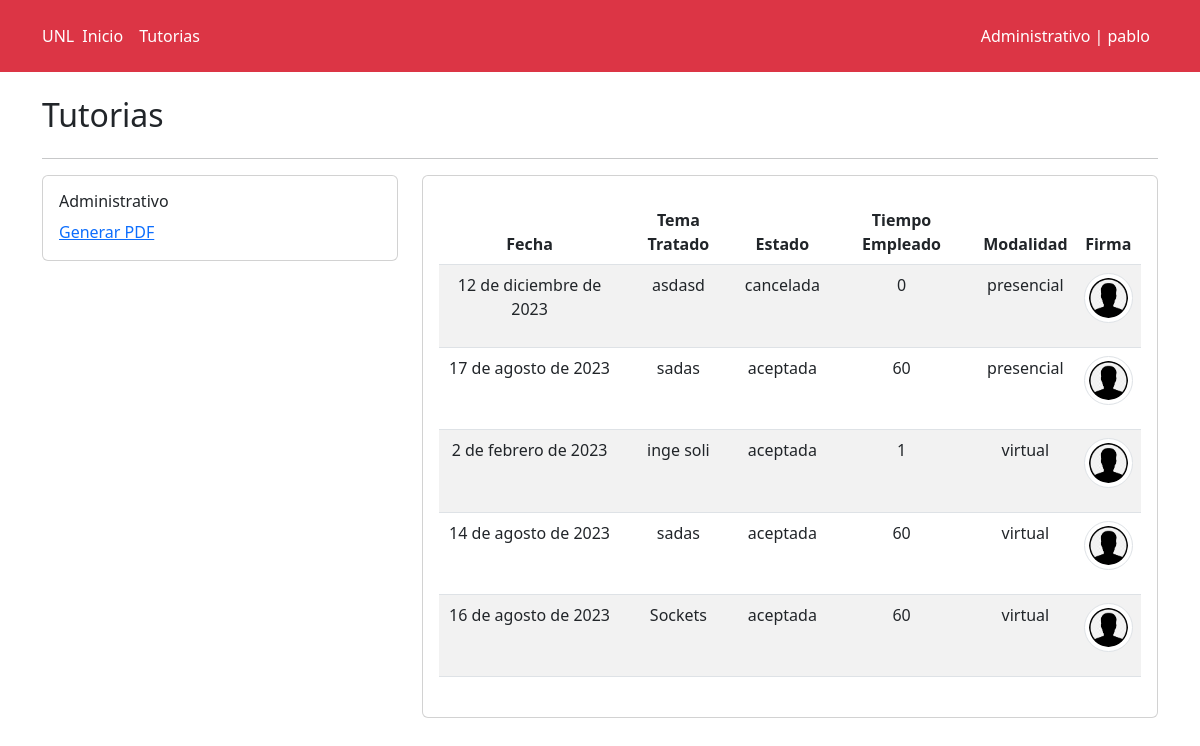
Before: /tutorias/ (signed in) with the older database file.
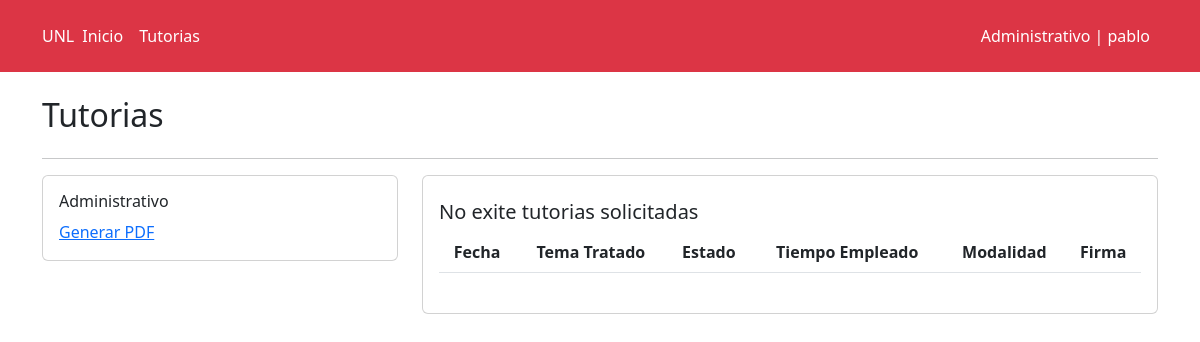
After: the same page with the newer database file.
### core/models.py (models this page shows, shortened)
class Tutoria(models.Model):
    date = models.DateField('Fecha Tutoria',blank=False,null=False)
    description = models.TextField(blank=True,null=True,verbose_name='Tema Tratado')
    teacher = models.ForeignKey(User, on_delete=models.CASCADE, limit_choices_to={'groups__name': 'profesores'}, verbose_name='Profesor')
    status = models.CharField(choices=[('pendiente', 'Pendiente'), ('aceptada', 'Aceptada'), ('rechazada', 'Rechazada')], max_length=10, default='pending')
    time_quantity = models.PositiveIntegerField(default=0,verbose_name='Tiempo Empleado')
    modalidad = models.CharField(max_length=10,verbose_name='Modalidad',choices=modalidad, default='P')
    firma = models.ImageField(default='default.png', upload_to='firmas/',verbose_name='Firma')
    class Meta:
        verbose_name = 'Tutoria'
        verbose_name_plural = 'Tutorias'

### core/views.py (the view)
# urls.py: path('tutorias/',login_required(TutoriasView.as_view()),name='tutorias'),
@add_group_name_to_context
class TutoriasView(TemplateView):
    template_name = 'tutorias.html'
    def get_context_data(self, **kwargs):
        context = super().get_context_data(**kwargs)
        tutorias = Tutoria.objects.all().order_by('-id')
        student = self.request.user if self.request.user.is_authenticated else None
        for item in tutorias:
            if student:
                registration = Registration.objects.filter(tuto=item,student=student).first()
                item.is_enrolled = registration is not None
            else:
                item.is_enrolled = False
            enrollment_count = Registration.objects.filter(tuto=item).count()
            item.enrollment_count = enrollment_count
        context['tutorias'] = tutorias
        return context

### core/views.py (called while the page is built)
def plural_to_singular(plural):
    plural_singular = {
        "estudiantes":"estudiante",
        "profesores":"profesor",
        "decanos":"decano",
        "administrativos":"administrativo",
    }
    return plural_singular.get(plural,"error")

### templates/tutorias.html (shortened to what this page needs)
{% extends "base.html" %}
{% block content %}
<div class="container my-4">
    <div class="row">
        <div class="col">
            <h2>Tutorias</h2>
        </div>
        <div class="col">
        </div>
    </div>
    <hr>
    <div class="row">
        <div class="col-sm-12 col-md-6 col-lg-4 col-xl-4">
            <div class="card ">
                <div class="card-body">
                    {% if group_name == 'estudiantes' %}
                    {% include 'profile/students.html' %}
                    {% elif group_name == 'profesores' %}
                    {% include 'profile/profesor.html' %}
                    {% elif group_name == 'decanos' %}
                    {% include 'profile/decano.html' %}
                    {% elif group_name == 'administrativos' %}
                    {% include 'profile/admin.html' %}
                    {% endif %}
                    <a href="{% url 'generate_pdf' %}" target="_blank">Generar PDF</a>
                </div>
            </div>
        </div>
        <div class="col-sm-12 col-md-6 col-lg-8 col-xl-8">
            <div class="card ">
                <div class="card-body">
                    <div class="table-responsive py-2">
                        <table class="table table-striped">
                            <thead>
                                <tr>
                                    <th class="text-center">Fecha</th>
                                    <th class="text-center">Tema Tratado</th>
                                    <th class="text-center">Estado</th>
                                    <th class="text-center">Tiempo Empleado</th>
                                    <th class="text-center">Modalidad</th>
                                    <th class="text-center">Firma</th>
                                </tr>
                            </thead>
                            <tbody>
                                {% for tutoria in tutorias %}
                                <tr>
                                    <td class="text-center">{{tutoria.date}}</td>
                                    <td class="text-center">{{tutoria.description}}</td>
                                    <td class="text-center">{{tutoria.status}}</td>
                                    <td class="text-center">{{tutoria.time_quantity}}</td>
                                    <td class="text-center">{{tutoria.modalidad}}</td>
                                    <td >
                                        <img class="img-thumbnail rounded-circle mb-3" src="{{ tutoria.firma.url }}"
                        alt="{{ tutoria.firma }}" style="width: 50px;">
                                    </td>
                                </tr>
                                {% empty %}
                                <h5>No exite tutorias solicitadas</h5>
                                {% endfor %}
                            </tbody>
                        </table>
                    </div>
                </div>
            </div>
        </div>
    </div>
</div>
{% endblock %}

### templates/base.html (shortened to what this page needs)
<!DOCTYPE html>
<html lang="en">
<head>
    <link href="https://cdn.jsdelivr.net/npm/bootstrap@5.3.0/dist/css/bootstrap.min.css" rel="stylesheet">
</head>
<body>
    {% include 'header.html' %}
    {% block content %}{% endblock %}
</body>
</html>

### templates/header.html (shortened to what this page needs)
{% if user.is_authenticated %}
    {% if group_name == 'estudiantes' %}
        <header class="p-3 text-bg-dark bg-primary">
    {% elif group_name == 'profesores' %}
        <header class="p-3 text-bg-dark bg-success">
    {% elif group_name == 'decanos' %}
        <header class="p-3 text-bg-dark bg-secondary">
    {% elif group_name == 'administrativos' %}
        <header class="p-3 text-bg-dark bg-danger">
    {% endif %}
{% else %}
    <header class="p-3 text-bg-dark bg-primary">
{% endif %}
<div class="container">
    <div class="d-flex flex-wrap align-items-center justify-content-center justify-content-lg-start">
        <a href="{% url 'home' %}" class="d-flex align-items-center mb-2 mb-lg-0 text-white text-decoration-none">
            UNL
        </a>
        {% if user.is_authenticated %}
            {% if group_name == 'estudiantes' %}
                <ul class="nav col-12 col-lg-auto me-lg-auto mb-2 justify-content-center mb-md-0 bg-primary">
            {% elif group_name == 'profesores' %}
                <ul class="nav col-12 col-lg-auto me-lg-auto mb-2 justify-content-center mb-md-0 bg-success">
            {% elif group_name == 'decanos' %}
                <ul class="nav col-12 col-lg-auto me-lg-auto mb-2 justify-content-center mb-md-0 bg-secondary">
            {% elif group_name == 'administrativos' %}
                <ul class="nav col-12 col-lg-auto me-lg-auto mb-2 justify-content-center mb-md-0 bg-danger">
            {% endif %}
        {% else %}
            <ul class="nav col-12 col-lg-auto me-lg-auto mb-2 justify-content-center mb-md-0 bg-primary">
        {% endif %}
            <li><a href="{% url 'home' %}" class="nav-link px-2 text-white">Inicio</a></li>
            {% if user.is_authenticated %}
            <li><a href="{% url 'tutorias' %}" class="nav-link px-2 text-white">Tutorias</a></li>
            {% endif %}
        </ul>
        <div class="text-end">
            {% if user.is_authenticated %}
                <li style="list-style-type: none;">
                    <a class="nav-link px-2 text-white" href="{% url 'profile' %}">{{ group_name_singular|capfirst}} | {{ user.username }}</a>
                </li>
            {% else %}
                <a class="btn btn-outline-light me-2" href="{% url 'login' %}">Iniciar Sesión</a>
                <a class="btn btn-warning" href="{% url 'register' %}">Registrarse</a>
            {% endif %}
        </div>
    </div>
</div>
</header>

### templates/profile/admin.html
<div>
    <h6>{{ group_name_singular|capfirst }}</h6>
</div>

Changed rows visible on the page:
removed Tutoria: date "12 de diciembre de 2023", description "asdasd", status "cancelada", time_quantity "0", modalidad "presencial", firma (placeholder picture)
removed Tutoria: date "17 de agosto de 2023", description "sadas", status "aceptada", time_quantity "60", modalidad "presencial", firma (placeholder picture)
removed Tutoria: date "2 de febrero de 2023", description "inge soli", status "aceptada", time_quantity "1", modalidad "virtual", firma (placeholder picture)
removed Tutoria: date "14 de agosto de 2023", description "sadas", status "aceptada", time_quantity "60", modalidad "virtual", firma (placeholder picture)
removed Tutoria: date "16 de agosto de 2023", description "Sockets", status "aceptada", time_quantity "60", modalidad "virtual", firma (placeholder picture)
Other visible differences:
text now shown: "No exite tutorias solicitadas"
